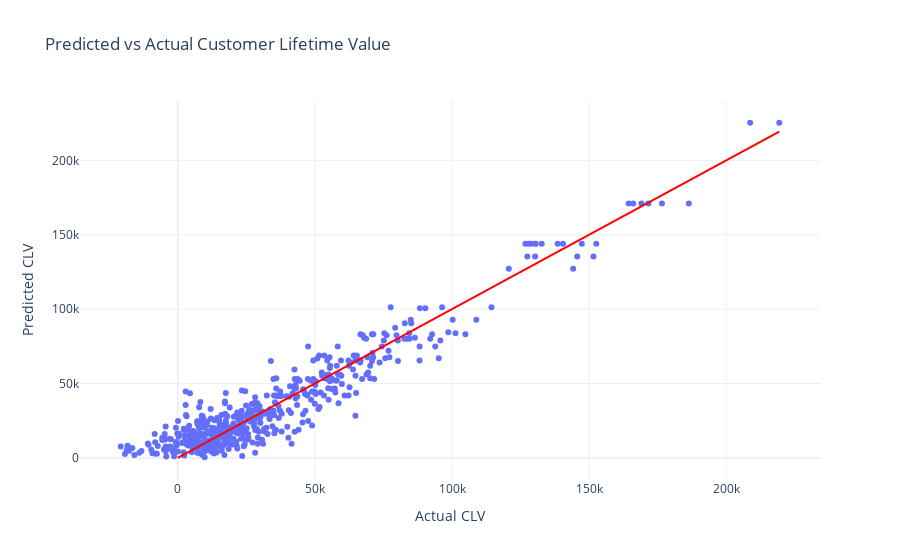

Here is the notebook cell this chart was saved with:
### Code cell
import pandas as pd
import numpy as np
import statsmodels.api as sm
import plotly.express as px
from IPython.display import display

#### Make a copy of the original dataframe
df = customer_df.copy().sample(n=500)

#### Data Preparation: Selecting relevant features
features = ['total_transactions', 'total_spent', 'avg_transaction_value', 'customer_lifetime_days']
X = df[features]
y = df['total_spent']  #### Assuming total_spent is a proxy for CLV

#### Adding a constant to the model (intercept)
X = sm.add_constant(X)

#### Building the linear regression model
model = sm.OLS(y, X).fit()

#### Model summary
model_summary = model.summary()

#### Predictions
df['predicted_clv'] = model.predict(X)

df['total_spent'] = df['total_spent'] + np.random.normal(0, df['total_spent'].std() * 0.3, len(df)) + \
                    np.random.exponential(df['total_spent'].mean() * 0.1, len(df)) - \
                    np.random.uniform(0, df['total_spent'].max() * 0.05, len(df))

#### Visualization: Predicted vs Actual CLV
fig = px.scatter(df, x='total_spent', y='predicted_clv', 
                 labels={'total_spent': 'Actual CLV', 'predicted_clv': 'Predicted CLV'},
                 title='Predicted vs Actual Customer Lifetime Value',
                 template='plotly_white')
fig.add_shape(type='line', x0=0, y0=0, x1=df['total_spent'].max(), y1=df['total_spent'].max(),
              line=dict(color='Red',), xref='x', yref='y')

#### Display the model summary and plot
display(model_summary)
fig.show()

### Figure 1 — Plotly figure (JSON) as saved in the notebook; plotly's stock layout.template omitted (floating-point values rounded to 4 significant figures; data arrays with more than 128 entries replaced by an {"elided": "..."} marker saying what was removed)
{"data": [{"hovertemplate": "Actual CLV=%{x}<br>Predicted CLV=%{y}<extra></extra>", "legendgroup": "", "marker": {"color": "#636efa", "symbol": "circle"}, "mode": "markers", "name": "", "orientation": "v", "showlegend": false, "type": "scatter", "x": {"elided": "500 float values"}, "xaxis": "x", "y": {"elided": "500 float values"}, "yaxis": "y"}], "layout": {"legend": {"tracegroupgap": 0}, "shapes": [{"line": {"color": "Red"}, "type": "line", "x0": 0, "x1": 219300.0, "xref": "x", "y0": 0, "y1": 219300.0, "yref": "y"}], "title": {"text": "Predicted vs Actual Customer Lifetime Value"}, "xaxis": {"anchor": "y", "domain": [0, 1], "title": {"text": "Actual CLV"}}, "yaxis": {"anchor": "x", "domain": [0, 1], "title": {"text": "Predicted CLV"}}}}
